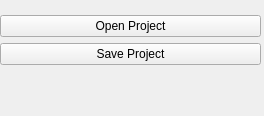
<?xml version="1.0" encoding="UTF-8"?>
<ui version="4.0">
 <class>Form</class>
 <widget class="QWidget" name="Form">
  <property name="geometry">
   <rect>
    <x>0</x>
    <y>0</y>
    <width>264</width>
    <height>116</height>
   </rect>
  </property>
  <property name="windowTitle">
   <string>Form</string>
  </property>
  <widget class="QWidget" name="verticalLayoutWidget">
   <property name="geometry">
    <rect>
     <x>0</x>
     <y>0</y>
     <width>261</width>
     <height>81</height>
    </rect>
   </property>
   <layout class="QVBoxLayout" name="verticalLayout">
    <item>
     <spacer name="verticalSpacer_2">
      <property name="orientation">
       <enum>Qt::Vertical</enum>
      </property>
      <property name="sizeHint" stdset="0">
       <size>
        <width>20</width>
        <height>40</height>
       </size>
      </property>
     </spacer>
    </item>
    <item>
     <widget class="QPushButton" name="openProjectButton">
      <property name="text">
       <string>Open Project</string>
      </property>
     </widget>
    </item>
    <item>
     <widget class="QPushButton" name="saveProjectButton">
      <property name="text">
       <string>Save Project</string>
      </property>
     </widget>
    </item>
    <item>
     <spacer name="verticalSpacer">
      <property name="orientation">
       <enum>Qt::Vertical</enum>
      </property>
      <property name="sizeHint" stdset="0">
       <size>
        <width>20</width>
        <height>40</height>
       </size>
      </property>
     </spacer>
    </item>
   </layout>
  </widget>
 </widget>
 <resources/>
 <connections/>
</ui>
